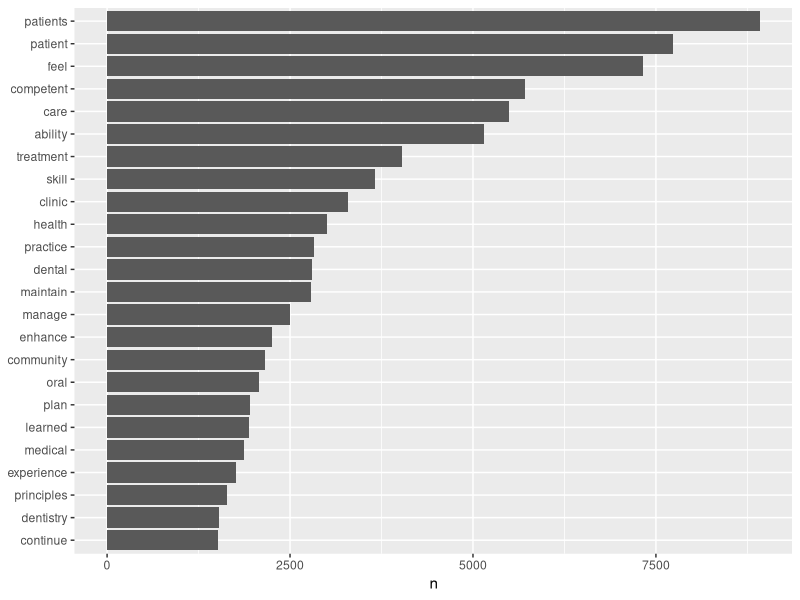
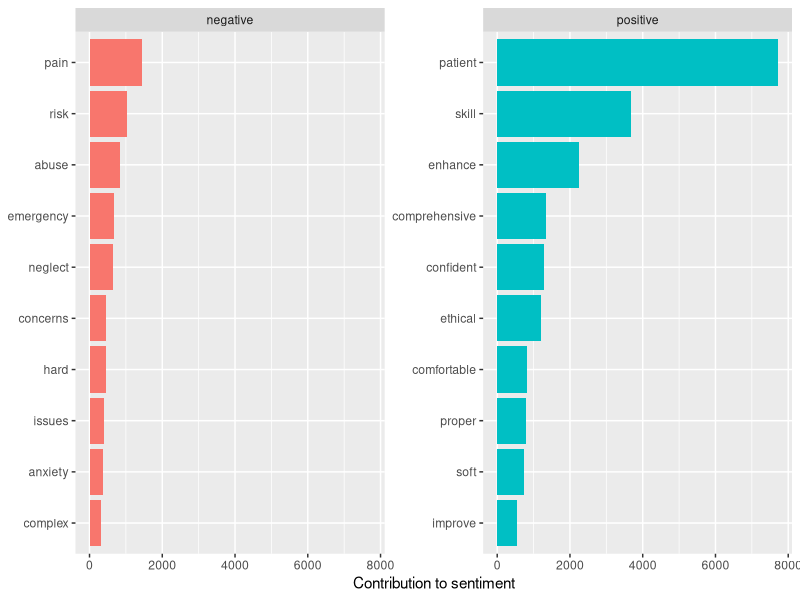

The R source for these figures, in order:
## ---- chunk 1
#install tidytext package for tidying
install.packages("tidytext")
#install readxl package for loading an excel file
install.packages("readxl")
## ---- chunk 2
library(dplyr)
library(tidyr)
library(tidytext)
library(readxl)
library(ggplot2)
## ---- chunk 3
#load the first sheet of the excel file, which contains the data of all questions and students
dentalDataAll <- read_excel("DentalDataKIQ2017D4P(noid).xlsx", sheet = 1)
dentalDataAll
## ---- chunk 4
#separate the text in kiaAns2 column by word, each row has one token (create a table with one-token-per-row)
dentalDataTokens <- unnest_tokens(dentalDataAll,word,kiqAns2)
dentalDataTokens
## ---- chunk 5
#remove stop words, such as "and", "the", "of", "to", etc.

data(stop_words)

tidyDentalData <- dentalDataTokens %>%
  anti_join(stop_words)

tidyDentalData
## ---- chunk 6
#word count
#filter out the words that appear less than 1500 times
#sorted by amount
tidyDentalData %>%
  count(word, sort = TRUE) %>%
  filter(n > 1500) %>%
  mutate(word = reorder(word, n)) %>%
  ggplot(aes(word, n)) +
  geom_col() +
  xlab(NULL) +
  coord_flip()
## ---- chunk 7
#count the positive and negative words
bing_word_counts <- tidyDentalData %>%
  inner_join(get_sentiments("bing")) %>%
  count(word, sentiment, sort = TRUE) %>%
  ungroup()

bing_word_counts
## ---- chunk 8
bing_word_counts %>%
  group_by(sentiment) %>%
  top_n(10) %>%
  ungroup() %>%
  mutate(word = reorder(word, n)) %>%
  ggplot(aes(word, n, fill = sentiment)) +
  geom_col(show.legend = FALSE) +
  facet_wrap(~sentiment, scales = "free_y") +
  labs(y = "Contribution to sentiment",
       x = NULL) +
  coord_flip()
